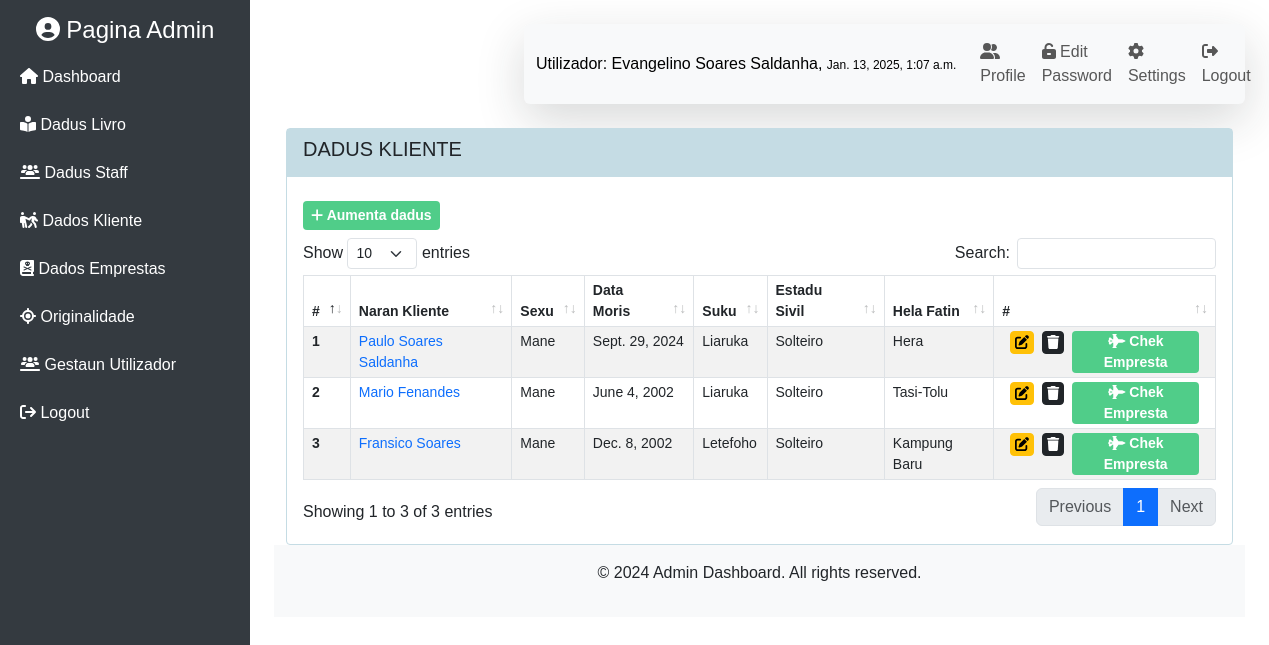
Page /home/kliente/ (signed in) on the committed database.
### mainApp/models.py (models this page shows, shortened)
class Staff(models.Model):
    SEXO_CHOICES = [
        ('Mane', 'Mane'),
        ('Feto', 'Feto'),
    ]
    STADU_CIVIL = [
        ('Solteiro', 'Solteiro'),
        ('Kassadu', 'Kassadu'),
        ('Diborsiadu', 'Diborsiadu'),
        ('Barlakeadu', 'Barlakeadu')
    ]
    id_staff = models.UUIDField(primary_key=True, default=uuid.uuid4, editable=False)
    naran_staff = models.CharField(max_length=225, blank=True, null=True)
    sexu = models.CharField(max_length=4, choices=SEXO_CHOICES, blank=True, null=True)
    data_moris = models.DateField(blank=True, null=True)
    id_suku = models.ForeignKey(Suku, related_name='staff', on_delete=models.CASCADE, blank=True, null=True)
    endereso = models.CharField(max_length=225, blank=True, null=True)
    no_tlf = models.CharField(max_length=20, blank=True, null=True)
    estadu_sivil = models.CharField(max_length=15, default='', choices=STADU_CIVIL,blank=True, null=True)
    user = models.OneToOneField(User, on_delete=models.CASCADE, null= True)
    foto = models.ImageField(
        upload_to='foto_staff/',
        validators=[FileExtensionValidator(allowed_extensions=['png', 'jpg', 'jpeg'])],
        null=True,
        blank=True,
        default='default.png'
    )

class Kliente(models.Model):
    SEXO_CHOICES = [
        ('Mane', 'Mane'),
        ('Feto', 'Feto'),
]
    STADU_CIVIL = [
        ('Solteiro', 'Solteiro'),
        ('Kassadu', 'Kassadu'),
        ('Diborsiadu', 'Diborsiadu'),
        ('Barlakeadu', 'Barlakeadu')
]
    id_kliente = models.UUIDField(primary_key=True, default=uuid.uuid4, editable=False)
    naran_kliente = models.CharField(max_length=225)
    sexu = models.CharField(max_length=4, choices=SEXO_CHOICES)
    data_moris = models.DateField()
    id_suku = models.ForeignKey(Suku, related_name='kliente_suku', on_delete=models.CASCADE)
    hela_fatin = models.CharField(max_length=225)
    estadu_sivil = models.CharField(max_length=15, choices=STADU_CIVIL)
    no_tlf = models.CharField(max_length=20)

class Suku(models.Model):
    id_suku = models.UUIDField(primary_key=True, default=uuid.uuid4, editable=False)
    naran_suku = models.CharField(max_length=50)
    id_postu = models.ForeignKey(Postu, related_name='sukus', on_delete=models.CASCADE)

### mainApp/views/views_admin.py (the view)
# urls.py: path('kliente/', views.show_kliente, name='kliente'),
@login_required
def show_kliente(request):
    kliente = Kliente.objects.select_related('id_suku').all()
    context = {
        'title': 'Dadus Kliente',
        'sub_title': 'Dadus Kliente',
        'data': kliente,
     }
    return render(request, 'module/mod_kliente/kliente.html',context)

### mainApp/templates/module/mod_kliente/kliente.html
{% extends 'base.html' %}
{% block content %}
<div class="row mt-4">
    <div class="col-md-12">
        <div class="card rounded-1" id="card">
            <div class="card-header rounded-0" id="card-header">
                <div class="cart-title">
                    <h5 class="card-title"> {{sub_title}}</h5>
                </div>
            </div>
            <div class="card-body">
                <div class="my-2">
                    <a href="{% url 'add_kliente' %}" class="btn btn-sm btn-primary" id="btn_add"><i
                            class="fa fa-plus"></i> Aumenta dadus</a>
                </div>
                <div class="table-responsive">
                    <table id="activityTable" class="table table-striped table-bordered">
                        <thead>
                            <tr>
                                <th scope="col" class="py-1">#</th>
                                <th scope="col" class="py-1">Naran Kliente</th>
                                <th scope="col" class="py-1">Sexu</th>
                                <th scope="col" class="py-1">Data Moris</th>
                                <th scope="col" class="py-1">Suku</th>
                                <th scope="col" class="py-1">Estadu Sivil</th>
                                <th scope="col" class="py-1">Hela Fatin</th>
                                <th scope="col" class="py-1">#</th>
                            </tr>
                        </thead>
                        <tbody>
                            {% for i in data %}
                            <tr>
                                <th scope="row" class="py-1">{{forloop.counter}}</th>
                                <td class="py-1"><a href="" class="text-decoration-none">{{i.naran_kliente}}</a></td>
                                <td class="py-1">{{i.sexu}}</td>
                                <td class="py-1">{{i.data_moris}}</td>
                                <td class="py-1">{{i.id_suku.naran_suku}}</td>
                                <td class="py-1">{{i.estadu_sivil}}</td>
                                <td class="py-1">{{i.hela_fatin}}</td>
                                <td class="py-1">
                                    <div class="d-flex">
                                        <form action="{% url 'update_kliente' i.id_kliente %}">
                                            <button type="submit" class="btn btn-sm py-0 px-1 btn-warning mx-2"><i
                                                    class="fa fa-edit"></i></button>
                                        </form>
                                        <form action="{% url 'delete_kliente' i.id_kliente %}">
                                            <button type="submit" class="btn btn-sm py-0 px-1 btn-dark"><i
                                                    class="fa fa-trash"></i></button>
                                        </form>
                                        <form action="{% url 'chek-empresta' i.id_kliente %}">
                                            <button type="submit" class="btn btn-sm py-0 px-2 btn-dark mx-2"
                                                id="btn_add"> <i class="fa fa-fighter-jet"></i> Chek
                                                Empresta</button>
                                        </form>
                                    </div>
                                </td>
                            </tr>
                            {% endfor %}
                        </tbody>
                    </table>
                </div>
            </div>
        </div>
    </div>
</div>
{% endblock %}

### templates/navbar.html (shortened to what this page needs)
<nav class="navbar navbar-expand-lg navbar-light bg-light shadow-lg rounded-2">
    <div class="container-fluid rounded-1">
        <a class="navbar-brand fs-6" href="#">Utilizador: {{request.user.staff.naran_staff}}, <span
                style="font-size: 12px;">{{user.last_login}}</span></a>
        <div class="collapse navbar-collapse" id="navbarSupportedContent">
            <ul class="navbar-nav ms-auto mb-2 mb-lg-0">
                <li class="nav-item">
                    <a class="nav-link" href="{% url 'detallu_staff' request.user.staff.id_staff %}"><i
                            class="fa fa-user-friends"></i> Profile</a>
                </li>
                <li class="nav-item">
                    <a class="nav-link" href="{% url 'change-password' %}"><i class="fa fa-unlock-keyhole"></i> Edit
                        Password</a>
                </li>
                <li class="nav-item">
                    <a class="nav-link" href="{% url 'update_staff' request.user.staff.id_staff %}"><i
                            class="fa fa-gear"></i> Settings</a>
                </li>
                <li class="nav-item">
                    <a class="nav-link" href="{% url 'logout' %}"><i class="fa fa-sign-out-alt "></i> Logout</a>
                </li>
            </ul>
        </div>
    </div>
</nav>

### static/css/style.css (style rules this page uses)
body { font-family: 'Arial', sans-serif; overflow-x: hidden; }
.navbar { margin-left: 250px; transition: margin-left 0.3s ease; }
th { font-size: 14px; }
td { font-size: 14px; }
#card-header { background-color: #c5dce4; border: none; }
#card { border-color: rgb(197, 220, 228); }
.card-title { text-transform: uppercase; }
#btn_add { background-color: #50cd89; border: 0px; font-weight: bold; border-radius: 4px; color: white; }

### rows in the picture
Kliente: naran_kliente "Paulo Soares Saldanha", sexu "Mane", data_moris "Sept. 29, 2024", id_suku.naran_suku "Liaruka", estadu_sivil "Solteiro", hela_fatin "Hera"
Kliente: naran_kliente "Mario Fenandes", sexu "Mane", data_moris "June 4, 2002", id_suku.naran_suku "Liaruka", estadu_sivil "Solteiro", hela_fatin "Tasi-Tolu"
Kliente: naran_kliente "Fransico Soares", sexu "Mane", data_moris "Dec. 8, 2002", id_suku.naran_suku "Letefoho", estadu_sivil "Solteiro", hela_fatin "Kampung Baru"

### other values in the picture
{{ request.user.staff.naran_staff }} "Evangelino Soares Saldanha"
{{ user.last_login }} "Jan. 13, 2025, 1:07 a.m."
{{ sub_title }} "DADUS KLIENTE"
